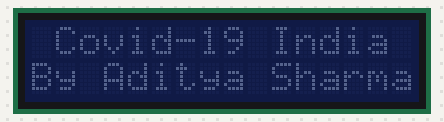
This sketch was run on a simulated ESP8266 (Wemos D1 mini). On the bench: 16×2 character LCD. WiFi joins after 1.5 s; servers stay silent unless stated; uploads are accepted with an empty reply; what the sketch prints to the serial monitor is not drawn.

Above: at 0.1 s.
At 9.9 s:
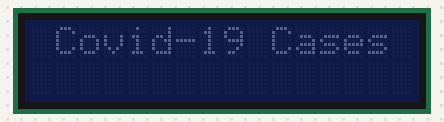

The sketch:

Covid-19_Tracker.ino
```cpp
/*  Viral Science www.viralsciencecreativity.com www.youtube.com/c/viralscience
 *  Corona Virus Tracker 16X2 LCD Display
 *  Corona Data: https://www.worldometers.info/coronavirus/
 *  ThingSpeak: https://thingspeak.com/
 */
 #include <ESP8266WiFi.h>        //Use ESP8266 functions
 #include <ESP8266HTTPClient.h>
 #include <LiquidCrystal_I2C.h>

  // Set the LCD address to 0x27 for a 16 chars and 2 line display
  LiquidCrystal_I2C lcd(0x27, 16, 2);

  const char* ssid = "########";              //WIFI SSID Name
  const char* password = "##########";        //WIFI Password
  const char* host = "api.thingspeak.com";  //We read the data from this host
  const int httpPortRead = 80;

  const char* url1 = "/apps/thinghttp/send_request?api_key=################";     //Change this URL Cases
  const char* url2 = "/apps/thinghttp/send_request?api_key=################";   //Deaths
  const char* url3 = "/apps/thinghttp/send_request?api_key=################";   //Recovered
  int To_remove;      //There are some irrelevant data on the string and here's how I keep the index
                      //of those characters
  String Cases,Deaths,Recovered,Data_Raw,Data_Raw_1,Data_Raw_2,Data_Raw_3;  //Here I keep the numbers that I got

  WiFiClient client;      //Create a WiFi client and http client
  HTTPClient http;


  void setup() {
    lcd.init();
//    lcd.backlight();
    lcd.clear();
    lcd.setCursor(1, 0);
    lcd.print("Covid-19 India"); //Change Your Country Name
    lcd.setCursor(0, 1);
    lcd.print("By Aditya Sharma");  //Change Name if you want

    Serial.begin(115200);
    WiFi.disconnect();             //Disconnect and reconnect to the Wifi you set
    delay(1000);
    WiFi.begin(ssid, password);
    Serial.println("Connected to the WiFi network");   //Display feedback on the serial monitor
    Serial.println(WiFi.localIP());
  }

void loop() {


   //Reading 1: Reading of cases
    if( http.begin(host,httpPortRead,url1))        //Connect to the host and the url
      {
        int httpCode = http.GET();                //Check feedback if there's a response
        if (httpCode > 0)
        {
          if (httpCode == HTTP_CODE_OK || httpCode == HTTP_CODE_MOVED_PERMANENTLY)
            {

              Data_Raw = http.getString();   //Here we store the raw data string


              Data_Raw_1 = Data_Raw;
              To_remove = Data_Raw_1.indexOf(">");                      //I look for the position of this symbol ">"
              Data_Raw_1.remove(0,To_remove+1);                        //I remove it and everything that's before
              To_remove = Data_Raw_1.indexOf("<");                     //I look for the position of this symbol ">"
              Data_Raw_1.remove(To_remove,Data_Raw_1.length());          //I remove it and everything that's after
                                                                     //Example: This is the raw data received <td style="font-weight: bold; text-align:right">63,927</td>
                                                                     //First we look for ">" and we remove everything before it including it
                                                                     //We stay with this 63,927</td>
                                                                     //We look for "<" symbol and we remove it + everything after
                                                                     //We keep only this 63,927 as string
              Cases=Data_Raw_1;
              Serial.print("Cases: ");  //I choosed to display it on the serial monitor to help you debug
              Serial.println(Cases);

              Data_Raw_2=Data_Raw;
              To_remove = Data_Raw_2.indexOf("<span>");
              Data_Raw_2.remove(0,To_remove+6);
              Data_Raw_3=Data_Raw_2;
              To_remove = Data_Raw_2.indexOf("</span>");
              Data_Raw_2.remove(To_remove,Data_Raw_2.length());

              Deaths=Data_Raw_2;
              Serial.print("Deaths: ");
              Serial.println(Deaths);

              To_remove = Data_Raw_3.indexOf("<span>");
              Data_Raw_3.remove(0,To_remove+6);

              To_remove = Data_Raw_3.indexOf("<");
              Data_Raw_3.remove(To_remove,Data_Raw_3.length());

              Recovered=Data_Raw_3;

              Serial.print("Recovered: ");
              Serial.println(Recovered);

            }
        }
        else //If we can't get data
        {
          Serial.printf("[HTTP] GET... failed, error: %s\n", http.errorToString(httpCode).c_str());
        }

        http.end();
      }
    else //If we can't connect to the HTTP
      {
        Serial.printf("[HTTP} Unable to connect\n");
      }

    while (WiFi.status() != WL_CONNECTED)     //In case the Wifi connexion is lost
      {

        WiFi.disconnect();
        delay(1000);

        WiFi.begin(ssid, password);
        Serial.println("Reconnecting to WiFi..");
        delay(7500);
      }

        lcd.clear();
        lcd.setCursor(1, 0);
        lcd.print("Covid-19 Cases");
        lcd.setCursor(3, 1);
        lcd.print(Cases);
        delay(3333);

        lcd.clear();
        lcd.setCursor(1, 0);
        lcd.print("Covid-19 Death");
        lcd.setCursor(4, 1);
        lcd.print(Deaths);
        delay(3333);

        lcd.clear();
        lcd.setCursor(1, 0);
        lcd.print("Covid-19 Freed");
        lcd.setCursor(3, 1);
        lcd.print(Recovered);
        delay(3333);
        lcd.clear();

}
```

Measured:
- what the display in image 1 shows lasts 3.4 s, from 9.8 s to 13.2 s
